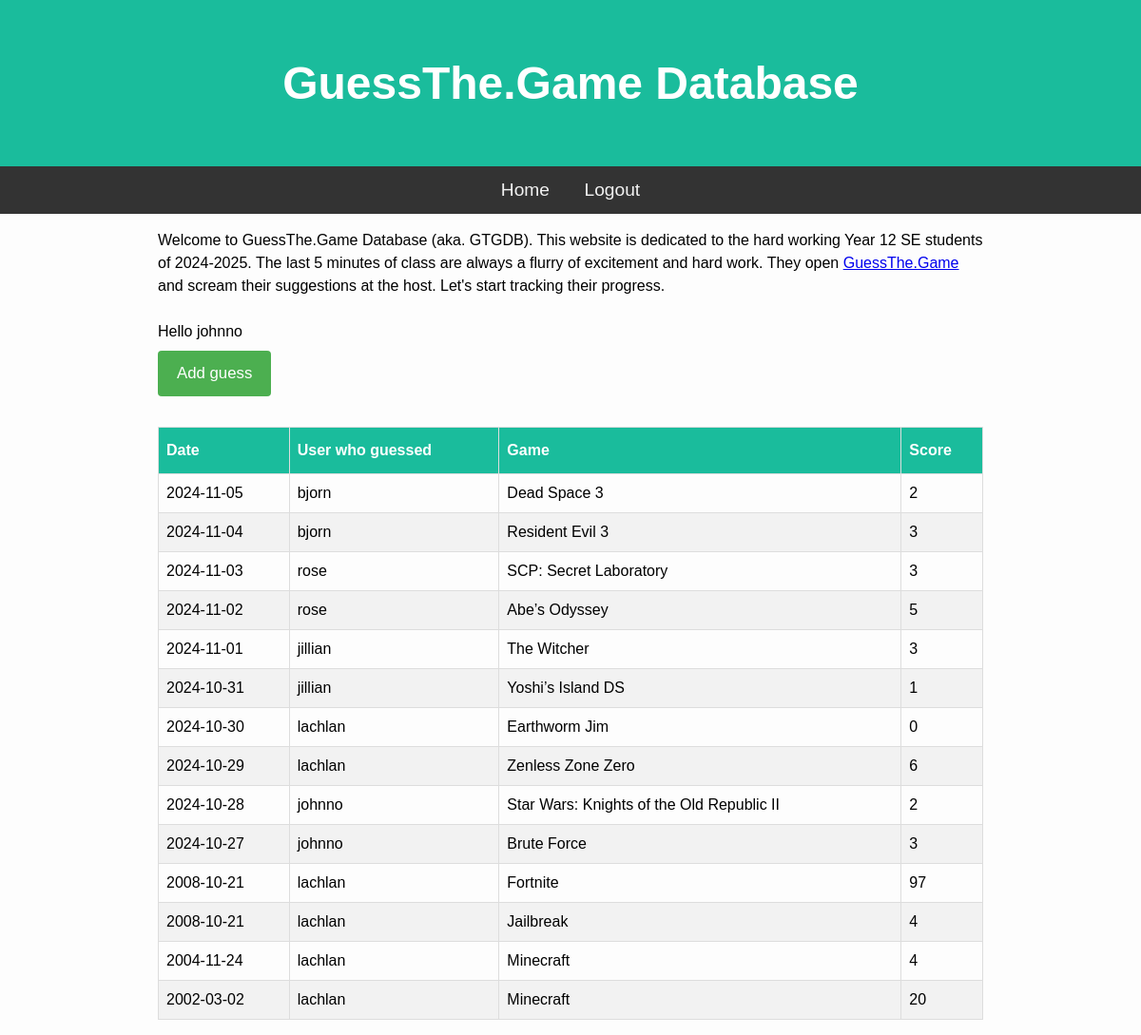
Screenshot of / (signed in) with the database file from the repository.
### tables this page shows
CREATE TABLE Users (id INTEGER PRIMARY KEY AUTOINCREMENT,
             username TEXT NOT NULL UNIQUE,
             password TEXT NOT NULL);

CREATE TABLE Guesses (id INTEGER PRIMARY KEY AUTOINCREMENT,
                      user_id INTEGER,
                      date TEXT NOT NULL,
                      score INTEGER,
                      game TEXT NOT NULL);

### main.py (the view)
@app.route("/")
def Home():
    guessData = db.GetAllGuesses()
    return render_template("index.html", guesses=guessData)

### db.py (called while the page is built)
def GetDB():
    db = sqlite3.connect(".database/gtg.db")
    db.row_factory = sqlite3.Row
    return db

def GetAllGuesses():
    db = GetDB()
    guesses = db.execute("""
        SELECT Guesses.date, Guesses.game, Guesses.score, Users.username
        FROM Guesses
        JOIN Users ON Guesses.user_id = Users.id
        ORDER BY Guesses.date DESC
    """).fetchall()
    db.close()
    return guesses

### templates/index.html
{% extends "base.html" %}
{% block content %}
<div class="container">
    <p>
        Welcome to GuessThe.Game Database (aka. GTGDB). This website is dedicated to the hard working Year 12 SE students of 2024-2025. The last 5 minutes of class are always a flurry of excitement and hard work. They open <a href="https://guessthe.game/">GuessThe.Game</a> and scream their suggestions at the host. Let's start tracking their progress.
    </p>
    {% if 'username' in session %}
        <br>
        <p>Hello {{ session['username'] }}</p>
        <a href="/add"><button>Add guess</button></a>
    {% endif %}
</div>
<br>
<table class="guess_table">
    <thead>
        <tr>
            <th>Date</th>
            <th>User who guessed</th>
            <th>Game</th>
            <th>Score</th>
        </tr>
    </thead>
    <tbody>
        {% for guess in guesses %}
        <tr>
            <td>{{ guess['date'] }}</td>
            <td>{{ guess['username'] }}</td>
            <td>{{ guess['game'] }}</td>
            <td>{{ guess['score'] }}</td>
        </tr>
        {% endfor %}
    </tbody>
</table>
{% endblock %}

### static/css/style.css (style rules this page uses)
* { padding: 0; margin: 0; box-sizing: border-box; }
body { background: #fdfdfd; font-family: "Nunito", sans-serif; font-size: 1rem; }
.guess_table { font-family: Arial, Helvetica, sans-serif; border-collapse: collapse; width: 100%; }
.guess_table td, .guess_table th { border: 1px solid #ddd; padding: 8px; }
.guess_table tr:nth-child(even) { background-color: #f2f2f2; }
.guess_table th { padding-top: 12px; padding-bottom: 12px; text-align: left; background-color: #1abc9c; color: white; }
button { background-color: #4CAF50; color: white; padding: 14px 20px; margin: 8px 0; border: none; border-radius: 4px; cursor: pointer; font-size: 1.05em; }

### rows the page displays
Users: username "johnno"
Guesses: date "2024-11-05", username "bjorn", game "Dead Space 3", score "2"
Guesses: date "2024-11-04", username "bjorn", game "Resident Evil 3", score "3"
Guesses: date "2024-11-03", username "rose", game "SCP: Secret Laboratory", score "3"
Guesses: date "2024-11-02", username "rose", game "Abe’s Odyssey", score "5"
Guesses: date "2024-11-01", username "jillian", game "The Witcher", score "3"
Guesses: date "2024-10-31", username "jillian", game "Yoshi’s Island DS", score "1"
Guesses: date "2024-10-30", username "lachlan", game "Earthworm Jim", score "0"
Guesses: date "2024-10-29", username "lachlan", game "Zenless Zone Zero", score "6"
Guesses: date "2024-10-28", username "johnno", game "Star Wars: Knights of the Old Republic II", score "2"
Guesses: date "2024-10-27", username "johnno", game "Brute Force", score "3"
Guesses: date "2008-10-21", username "lachlan", game "Fortnite", score "97"
Guesses: date "2008-10-21", username "lachlan", game "Jailbreak", score "4"
Guesses: date "2004-11-24", username "lachlan", game "Minecraft", score "4"
Guesses: date "2002-03-02", username "lachlan", game "Minecraft", score "20"
